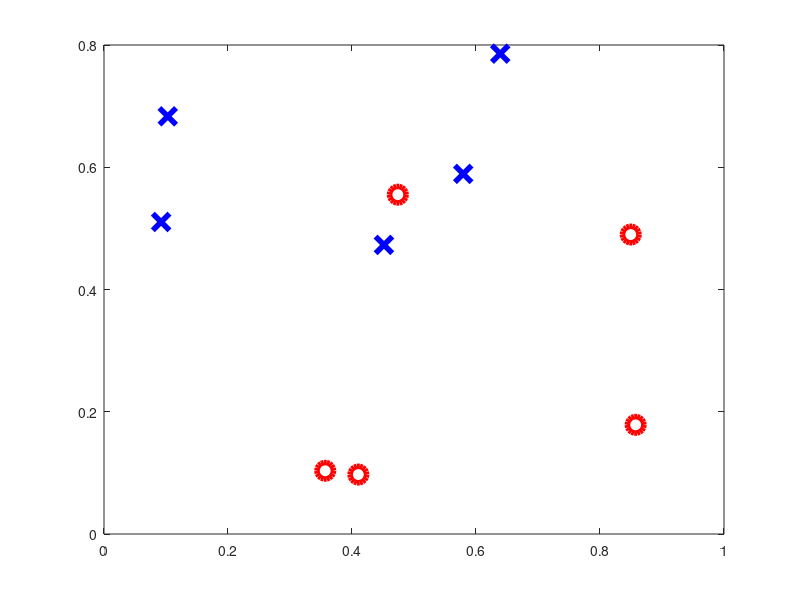

MATLAB code to generate this figure: (Note: this script raises an error after producing the figure.)
function netbp_full
%NETBP_FULL
%   Extended version of netbp, with more graphics
%
%   Set up data for neural net test
%   Use backpropagation to train 
%   Visualize results
%
% C F Higham and D J Higham, Aug 2017
%
%%%%%%% DATA %%%%%%%%%%%
% xcoords, ycoords, targets
load  Highamdata  x1 x2 y x1MIN x1MAX x2MIN x2MAX Nweather
x1weather = x1;
x2weather = x2;
yweather = y;
% Nweather = 85;
% x1 = x1(1:Nweather);
% x2 = x2(1:Nweather);
% y = y(:,1:Nweather);
% Nweather = 40;
% x1 = [x1(1:20),x1(61:80)];
% x2 = [x2(1:20),x2(61:80)];
% y = [y(:,1:20),y(:,61:80)];
% Nweather = 60;
% x1 = [x1(1:30),x1(31:60)];
% x2 = [x2(1:30),x2(31:60)];
% y = [y(:,1:30),y(:,31:60)];
x1 = [0.1,0.3,0.1,0.6,0.4,0.6,0.5,0.9,0.4,0.7];
x2 = [0.1,0.4,0.5,0.9,0.2,0.3,0.6,0.2,0.4,0.6];
y = [ones(1,5) zeros(1,5); zeros(1,5) ones(1,5)];
Nweather = length(x1);
x1(1)  = x1weather(57);
x2(1)  = x2weather(57);
y(:,1) = yweather(:,57);
x1(2)  = x1weather(19);
x2(2)  = x2weather(19);
y(:,2) = yweather(:,19);
x1(3)  = x1weather(16);
x2(3)  = x2weather(16);
y(:,3) = yweather(:,16);
x1(4)  = x1weather(49);
x2(4)  = x2weather(49);
y(:,4) = yweather(:,49);
x1(5)  = x1weather(15);
x2(5)  = x2weather(15);
y(:,5) = yweather(:,15);
x1(6)  = x1weather(95);
x2(6)  = x2weather(95);
y(:,6) = yweather(:,95);
x1(7)  = x1weather(116);
x2(7)  = x2weather(116);
y(:,7) = yweather(:,116);
x1(8)  = x1weather(82);
x2(8)  = x2weather(82);
y(:,8) = yweather(:,82);
x1(9)  = x1weather(66);
x2(9)  = x2weather(66);
y(:,9) = yweather(:,66);
x1(10)  = x1weather(91);
x2(10)  = x2weather(91);
y(:,10) = yweather(:,91);

figure(1)
clf
a1 = subplot(1,1,1);
for iii = 1:Nweather
    if y(1,iii)>0
        plot(x1(iii),x2(iii),'ro','MarkerSize',12,'LineWidth',4)
        hold on
    else
        plot(x1(iii),x2(iii),'bx','MarkerSize',12,'LineWidth',4)
    end
end
a1.XTick = [0 1];
a1.YTick = [0 1];
a1.FontWeight = 'Bold';
a1.FontSize = 16;
xlim([0,1])
ylim([0,1])

%print -dpng pic_xy.png

%%%%%%%%%%%%%%%%%%%%%%%%%%%%%%%%%%%%%%%%
% Initialize weights and biases 
rng(5000);
W2 = 0.5*randn(2,2);
W3 = 0.5*randn(3,2);
W4 = 0.5*randn(2,3);
b2 = 0.5*randn(2,1);
b3 = 0.5*randn(3,1);
b4 = 0.5*randn(2,1);
%%%%%%%%%%%%%%%%%%%%%%%%%%%%%%%%%%%%%%%%

%%%%%%%%%%%%%%%%%%%%%%%%%%%%%%%%%%%%%%%%
% Forward and Back propagate 
% Pick a training point at random
%eta = 0.05;
eta = 0.08;
Niter = 2000000;
savecost = zeros(Niter,1);
for counter = 1:Niter
    %k = randi(10);
    k = randi(Nweather);
    x = [x1(k); x2(k)];
    % Forward pass
    a2 = activate(x,W2,b2);
    a3 = activate(a2,W3,b3);
    a4 = activate(a3,W4,b4);
    % Backward pass
    delta4 = a4.*(1-a4).*(a4-y(:,k));
    delta3 = a3.*(1-a3).*(W4'*delta4);
    delta2 = a2.*(1-a2).*(W3'*delta3);
    % Gradient step
    W2 = W2 - eta*delta2*x';
    W3 = W3 - eta*delta3*a2';
    W4 = W4 - eta*delta4*a3';
    b2 = b2 - eta*delta2;
    b3 = b3 - eta*delta3;
    b4 = b4 - eta*delta4;
    % Monitor progress
    newcost = cost(W2,W3,W4,b2,b3,b4);
    savecost(counter) = newcost;
    if mod(counter,10000)==0
        disp([num2str(counter/Niter,'%0.2f'),'   ', num2str(newcost,'%f')])
    end
end

figure(2)
clf
semilogy([1:1e4:Niter],savecost(1:1e4:Niter),'b-','LineWidth',2)
xlabel('Iteration Number')
ylabel('Value of cost function')
set(gca,'FontWeight','Bold','FontSize',18)
print -dpng pic_cost.png

%%%%%%%%%%% Display shaded and unshaded regions 
N = 500;
Dx = 1/N;
Dy = 1/N;
xvals = [0:Dx:1];
yvals = [0:Dy:1];
for k1 = 1:N+1
    xk = xvals(k1);
    for k2 = 1:N+1
        yk = yvals(k2);
        xy = [xk;yk];
        a2 = activate(xy,W2,b2);
        a3 = activate(a2,W3,b3);
        a4 = activate(a3,W4,b4);
        Aval(k2,k1) = a4(1);
        Bval(k2,k1) = a4(2);
     end
end
[X,Y] = meshgrid(xvals,yvals);

figure(39)
mesh(X,Y,Aval)
axis square

figure(40)
mesh(X,Y,Bval)
axis square

figure(3)
clf
a2 = subplot(1,1,1);
Mval = Aval>Bval;
contourf(X,Y,Mval,[0.5 0.5])
hold on
colormap([1 1 1; 0.8 0.8 0.8])
for iii = 1:Nweather
    if y(1,iii)>0
        plot(x1(iii),x2(iii),'ro','MarkerSize',12,'LineWidth',4)
    else
        plot(x1(iii),x2(iii),'bx','MarkerSize',12,'LineWidth',4)
    end
    disp([x1(iii),x2(iii)])
end
a2.XTick = [0 1];
a2.YTick = [0 1];
a2.FontWeight = 'Bold';
a2.FontSize = 16;
xlim([0,1])
ylim([0,1])

print -dpng pic_bdy_bp.png

  function costval = cost(W2,W3,W4,b2,b3,b4)

     costvec = zeros(Nweather,1); 
     for i = 1:Nweather
         x =[x1(i);x2(i)];
         a2 = activate(x,W2,b2);
         a3 = activate(a2,W3,b3);
         a4 = activate(a3,W4,b4);
         costvec(i) = norm(y(:,i) - a4,2);
     end
     costval = norm(costvec,2)^2;
   end % of nested function

end
